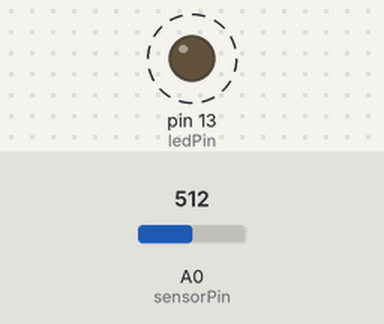
Bench run of a sketch on a simulated Arduino Uno, built with avr-gcc and run on an emulated ATmega328P. Shown: output pins drawn as LEDs (lit = HIGH). Dashed ring = blinking. The test bench sets the inputs (shaded band); at power-on: A0 (sensorPin) = 512.

Above: at 1.8 s.
1.9 s: A0 (sensorPin) set to 0
At 2.9 s:
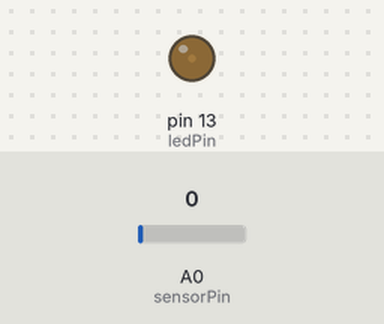
3.6 s: A0 (sensorPin) set to 122
At 3.9 s:
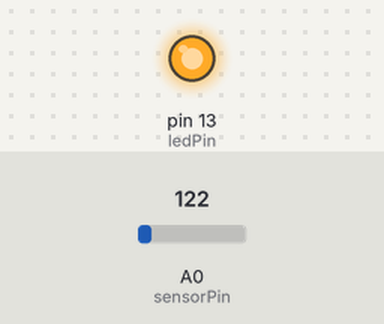
Timing chart, 0 to 13.1 s (numbered marks = the images above; inputs shaded):
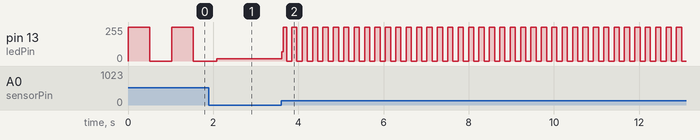

Measured:
- after the input at 3.6 s, pin 13 (ledPin): 16/255 → 68/255 at once, then moves between 0/255 and 255/255, repeating every 0.24 s
- by itself, pin 13 (ledPin): alternates 255/255 for 0.51 s and 0/255 for 0.51 s

The sketch:

potentiometerAndLED.ino
```cpp
int sensorPin = 0;
int ledPin = 13;

void setup() {
  pinMode(ledPin, OUTPUT);
}

void loop() {
  int sensorValue;

  sensorValue = analogRead(sensorPin);

  digitalWrite(ledPin, HIGH);
  delay(sensorValue);
  digitalWrite(ledPin, LOW);
  delay(sensorValue);
}
```
